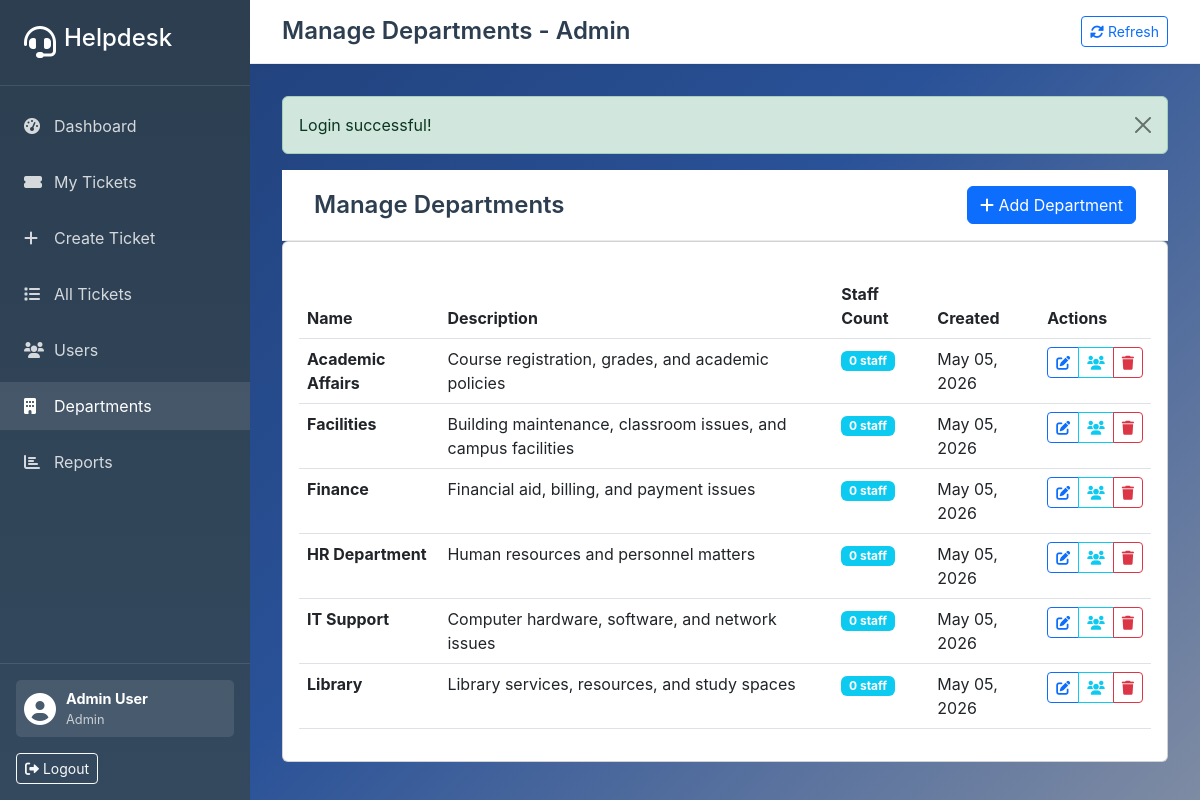
The app's page /admin/departments.php (signed in) with its own data.
### tables this page shows
CREATE TABLE `departments` (
  `id` int(11) NOT NULL,
  `name` varchar(255) NOT NULL,
  `description` text DEFAULT NULL,
  `created_at` timestamp NOT NULL DEFAULT current_timestamp(),
  `updated_at` timestamp NOT NULL DEFAULT current_timestamp() ON UPDATE current_timestamp()
);

### config/Database.php (called while the page is built, shortened)
<?php
class Database {
    private $host = DB_HOST;
    private $user = DB_USER;
    private $pass = DB_PASS;
    private $dbname = DB_NAME;
    private $pdo;
    private $stmt;
    public function __construct() {
        $dsn = 'mysql:host=' . $this->host . ';dbname=' . $this->dbname;
        $options = [
            PDO::ATTR_PERSISTENT => true,
            PDO::ATTR_ERRMODE => PDO::ERRMODE_EXCEPTION,
            PDO::ATTR_DEFAULT_FETCH_MODE => PDO::FETCH_ASSOC,
            PDO::ATTR_EMULATE_PREPARES => false
        ];
        try {
            $this->pdo = new PDO($dsn, $this->user, $this->pass, $options);
        } catch (PDOException $e) {
            $this->error = $e->getMessage();
            echo 'Connection Error: ' . $this->error;
        }
    }
    public function query($sql) {
        $this->stmt = $this->pdo->prepare($sql);
    }
    public function bind($param, $value, $type = null) {
        if (is_null($type)) {
            switch (true) {
                case is_int($value):
                    $type = PDO::PARAM_INT;
                    break;
            }
        }
        $this->stmt->bindValue($param, $value, $type);
    }
    public function execute() {
        return $this->stmt->execute();
    }
    public function resultSet() {
        $this->execute();
        return $this->stmt->fetchAll();
    }
}
?>

### models/Department.php (called while the page is built, shortened)
<?php
require_once __DIR__ . '/../config/Database.php';
class Department {
    private $db;
    public function __construct() {
        $this->db = new Database();
    }
    public function getAllDepartments() {
        try {
            $this->db->query("SELECT * FROM departments ORDER BY name");
            return $this->db->resultSet();
        } catch (Exception $e) {
            return [];
        }
    }
}
?>

### models/User.php (called while the page is built, shortened)
<?php
require_once __DIR__ . '/../config/Database.php';
class User {
    private $db;
    public function __construct() {
        $this->db = new Database();
    }
    public function getStaffUsers($departmentId = null) {
        try {
            $query = "SELECT u.*, d.name as department_name
                     FROM users u
                     LEFT JOIN departments d ON u.department_id = d.id
                     WHERE u.role = 'staff'";
            if ($departmentId) {
                $query .= " AND u.department_id = :department_id";
            }
            $query .= " ORDER BY u.name";
            $this->db->query($query);
            if ($departmentId) {
                $this->db->bind(':department_id', $departmentId);
            }
            return $this->db->resultSet();
        } catch (Exception $e) {
            return [];
        }
    }
}
?>

### admin/departments.php (the view, shortened to what this page needs)
<?php
require_once '../helpers/auth_helper.php';
$basePath = './';
$pageTitle = 'Manage Departments - Admin';
require_once '../models/Department.php';
require_once '../models/User.php';
$departmentModel = new Department();
$userModel = new User();
$departments = $departmentModel->getAllDepartments();
require_once '../includes/header.php';
?>
<div class="main-content">
    <div class="content-header">
        <h1 class="page-title">Manage Departments</h1>
        <div class="page-actions">
            <button class="btn btn-primary" data-bs-toggle="modal" data-bs-target="#departmentModal" onclick="openDepartmentModal()">
                <i class="fas fa-plus"></i> Add Department
            </button>
        </div>
    </div>
    <div class="card">
        <div class="card-body">
            <div class="table-responsive">
                <table class="table table-hover">
                    <thead>
                        <tr>
                            <th>Name</th>
                            <th>Description</th>
                            <th>Staff Count</th>
                            <th>Created</th>
                            <th>Actions</th>
                        </tr>
                    </thead>
                    <tbody>
                        <?php if (empty($departments)): ?>
                            <tr>
                                <td colspan="5" class="text-center">No departments found</td>
                            </tr>
                        <?php else: ?>
                            <?php foreach ($departments as $department): ?>
                                <?php
                                $staffCount = count($userModel->getStaffUsers($department['id']));
                                ?>
                                <tr>
                                    <td>
                                        <strong><?php echo htmlspecialchars($department['name']); ?></strong>
                                    </td>
                                    <td><?php echo htmlspecialchars($department['description'] ?? 'No description'); ?></td>
                                    <td>
                                        <span class="badge bg-info"><?php echo $staffCount; ?> staff</span>
                                    </td>
                                    <td><?php echo formatDate($department['created_at'], 'M d, Y'); ?></td>
                                    <td>
                                        <div class="btn-group">
                                            <button class="btn btn-sm btn-outline-primary" onclick="editDepartment(<?php echo $department['id']; ?>)" title="Edit">
                                                <i class="fas fa-edit"></i>
                                            </button>
                                            <button class="btn btn-sm btn-outline-info" onclick="viewDepartmentUsers(<?php echo $department['id']; ?>)" title="View Users">
                                                <i class="fas fa-users"></i>
                                            </button>
                                            <?php if ($staffCount == 0): ?>
                                                <button class="btn btn-sm btn-outline-danger" onclick="deleteDepartment(<?php echo $department['id']; ?>)" title="Delete">
                                                    <i class="fas fa-trash"></i>
                                                </button>
                                            <?php endif; ?>
                                        </div>
                                    </td>
                                </tr>
                            <?php endforeach; ?>
                        <?php endif; ?>
                    </tbody>
                </table>
            </div>
        </div>
    </div>
</div>
<?php require_once '../includes/footer.php'; ?>

### includes/header.php (shortened to what this page needs)
<?php
require_once '../helpers/auth_helper.php';
?>
<!DOCTYPE html>
<html lang="en">
<head>
    <link href="https://cdn.jsdelivr.net/npm/bootstrap@5.3.0/dist/css/bootstrap.min.css" rel="stylesheet">
    <link href="https://cdnjs.cloudflare.com/ajax/libs/font-awesome/6.0.0/css/all.min.css" rel="stylesheet">
    <link href="../assets/css/style.css" rel="stylesheet">
</head>
<body>
    <div class="app-container">
        <nav class="sidebar">
            <div class="sidebar-header">
                <i class="fas fa-headset fa-2x text-white"></i>
                <h4 class="text-white ms-2">Helpdesk</h4>
            </div>
            <ul class="sidebar-menu">
                <li>
                    <a href="<?php echo $basePath; ?>dashboard.php" class="menu-item <?php echo basename($_SERVER['PHP_SELF']) === 'dashboard.php' ? 'active' : ''; ?>">
                        <i class="fas fa-tachometer-alt"></i>
                        <span>Dashboard</span>
                    </a>
                </li>
                <li class="user-menu">
                    <a href="<?php echo $basePath; ?>tickets.php" class="menu-item <?php echo basename($_SERVER['PHP_SELF']) === 'tickets.php' ? 'active' : ''; ?>">
                        <i class="fas fa-ticket-alt"></i>
                        <span>My Tickets</span>
                    </a>
                </li>
                <li class="user-menu">
                    <a href="<?php echo $basePath; ?>create-ticket.php" class="menu-item <?php echo basename($_SERVER['PHP_SELF']) === 'create-ticket.php' ? 'active' : ''; ?>">
                        <i class="fas fa-plus"></i>
                        <span>Create Ticket</span>
                    </a>
                </li>
                <?php if (hasRole('admin')): ?>
                <li class="admin-menu">
                    <a href="<?php echo $basePath; ?>tickets.php" class="menu-item <?php echo basename($_SERVER['PHP_SELF']) === 'tickets.php' ? 'active' : ''; ?>">
                        <i class="fas fa-list"></i>
                        <span>All Tickets</span>
                    </a>
                </li>
                <li class="admin-menu">
                    <a href="<?php echo $basePath; ?>users.php" class="menu-item <?php echo basename($_SERVER['PHP_SELF']) === 'users.php' ? 'active' : ''; ?>">
                        <i class="fas fa-users"></i>
                        <span>Users</span>
                    </a>
                </li>
                <li class="admin-menu">
                    <a href="<?php echo $basePath; ?>departments.php" class="menu-item <?php echo basename($_SERVER['PHP_SELF']) === 'departments.php' ? 'active' : ''; ?>">
                        <i class="fas fa-building"></i>
                        <span>Departments</span>
                    </a>
                </li>
                <li class="admin-menu">
                    <a href="<?php echo $basePath; ?>reports.php" class="menu-item <?php echo basename($_SERVER['PHP_SELF']) === 'reports.php' ? 'active' : ''; ?>">
                        <i class="fas fa-chart-bar"></i>
                        <span>Reports</span>
                    </a>
                </li>
                <?php endif; ?>
            </ul>
            <div class="sidebar-footer">
                <div class="user-info">
                    <i class="fas fa-user-circle fa-2x"></i>
                    <div class="user-details">
                        <div class="user-name"><?php echo htmlspecialchars($_SESSION['user_name']); ?></div>
                        <div class="user-role"><?php echo ucfirst($_SESSION['user_role']); ?></div>
                    </div>
                </div>
                <a href="../auth/logout.php" class="btn btn-outline-light btn-sm">
                    <i class="fas fa-sign-out-alt"></i> Logout
                </a>
            </div>
        </nav>
        <main class="main-content">
            <header class="content-header">
                <h1><?php echo $pageTitle ?? 'Dashboard'; ?></h1>
                <div class="header-actions">
                    <button class="btn btn-outline-primary btn-sm" onclick="location.reload()">
                        <i class="fas fa-sync-alt"></i> Refresh
                    </button>
                </div>
            </header>
            <div class="content-body">
                <?php echo displayFlashMessages(); ?>

### helpers/auth_helper.php (shortened to what this page needs)
<?php
function isLoggedIn() {
    return isset($_SESSION['user_id']) && !empty($_SESSION['user_id']);
}
function getCurrentUser() {
    if (isLoggedIn()) {
        return [
            'id' => $_SESSION['user_id'],
            'name' => $_SESSION['user_name'],
            'email' => $_SESSION['user_email'],
            'role' => $_SESSION['user_role'],
            'department_id' => $_SESSION['department_id']
        ];
    }
    return null;
}
function hasRole($role) {
    $user = getCurrentUser();
    return $user && $user['role'] === $role;
}
function getFlashMessage($type) {
    if (isset($_SESSION['flash'][$type])) {
        $message = $_SESSION['flash'][$type];
        return $message;
    }
    return null;
}
function displayFlashMessages() {
    $types = ['success', 'error', 'warning', 'info'];
    $output = '';
    foreach ($types as $type) {
        $message = getFlashMessage($type);
        if ($message) {
            $alertClass = $type === 'error' ? 'danger' : $type;
            $output .= '<div class="alert alert-' . $alertClass . ' alert-dismissible fade show" role="alert">';
            $output .= htmlspecialchars($message);
            $output .= '<button type="button" class="btn-close" data-bs-dismiss="alert"></button>';
            $output .= '</div>';
        }
    }
    return $output;
}
function formatDate($date, $format = 'M d, Y h:i A') {
    return date($format, strtotime($date));
}
?>

### includes/footer.php (shortened to what this page needs)
</div>
        </main>
    </div>
</body>
</html>

### assets/css/style.css (style rules this page uses)
* { margin: 0; padding: 0; box-sizing: border-box; }
body { font-family: 'Inter', -apple-system, BlinkMacSystemFont, 'Segoe UI', sans-serif; background: linear-gradient(135deg, #1e3c72 0%, #2a5298 50%, #7e8ba3 100%); height: 100vh; overflow: hidden; margin: 0; padding: 0; }
.app-container { display: flex; height: 100vh; }
.sidebar { width: 250px; background: linear-gradient(180deg, #2c3e50 0%, #34495e 100%); color: white; display: flex; flex-direction: column; transition: all 0.3s ease; }
.sidebar-header { padding: 1.5rem; display: flex; align-items: center; border-bottom: 1px solid rgba(255, 255, 255, 0.1); }
.sidebar-menu { list-style: none; padding: 1rem 0; flex: 1; }
.sidebar-menu li { margin-bottom: 0.5rem; }
.menu-item { display: flex; align-items: center; padding: 0.75rem 1.5rem; color: rgba(255, 255, 255, 0.8); text-decoration: none; transition: all 0.3s ease; }
.menu-item:hover, .menu-item.active { background: rgba(255, 255, 255, 0.1); color: white; text-decoration: none; }
.menu-item i { width: 20px; margin-right: 10px; }
.sidebar-footer { padding: 1rem; border-top: 1px solid rgba(255, 255, 255, 0.1); }
.user-info { display: flex; align-items: center; margin-bottom: 1rem; padding: 0.5rem; background: rgba(255, 255, 255, 0.1); border-radius: 5px; }
.user-details { margin-left: 10px; }
.user-name { font-weight: bold; font-size: 0.9rem; }
.user-role { font-size: 0.8rem; color: rgba(255, 255, 255, 0.7); text-transform: capitalize; }
.main-content { flex: 1; display: flex; flex-direction: column; overflow: hidden; }
.content-header { background: white; padding: 1rem 2rem; border-bottom: 1px solid #e9ecef; display: flex; justify-content: space-between; align-items: center; box-shadow: 0 2px 4px rgba(0, 0, 0, 0.05); }
.content-header h1 { font-size: 1.5rem; font-weight: 600; color: #2c3e50; margin: 0; }
.content-body { flex: 1; padding: 2rem; overflow-y: auto; }
.table-responsive { margin-top: 1rem; }

### records on screen
departments: name "Academic Affairs", description "Course registration, grades, and academic policies", staffCount "0", created_at "May 05, 2026"
departments: name "Facilities", description "Building maintenance, classroom issues, and campus facilities", staffCount "0", created_at "May 05, 2026"
departments: name "Finance", description "Financial aid, billing, and payment issues", staffCount "0", created_at "May 05, 2026"
departments: name "HR Department", description "Human resources and personnel matters", staffCount "0", created_at "May 05, 2026"
departments: name "IT Support", description "Computer hardware, software, and network issues", staffCount "0", created_at "May 05, 2026"
departments: name "Library", description "Library services, resources, and study spaces", staffCount "0", created_at "May 05, 2026"

### other values on screen
$_SESSION['user_name'] "Admin User"
$_SESSION['user_role'] "Admin"
$pageTitle "Manage Departments - Admin"
